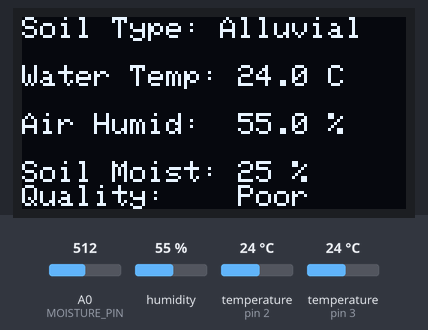
Bench run of a program on a simulated Arduino Uno, built with avr-gcc and run on an emulated ATmega328P. Shown: 128×64 one-colour display. The inputs (shaded band) are chosen by the test bench; at power-on: humidity 55 %, temperature (sensors on pin 2, pin 3) 24 °C, A0 (MOISTURE_PIN) = 512. What the program prints to the serial monitor is not drawn.

Above: at 3.4 s.
3.5 s: humidity set to 22 %
At 6.5 s:
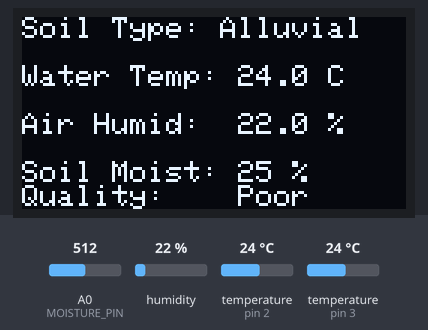
7.2 s: temperature (sensor on pin 2) set to 25.2 °C
At 8.9 s:
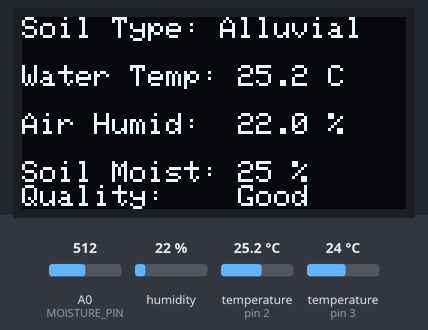
10.9 s: A0 (MOISTURE_PIN) set to 526
At 12.6 s:
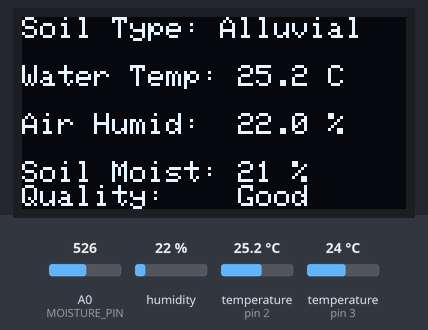
14.6 s: temperature (sensor on pin 2) set to 12 °C
At 17.5 s:
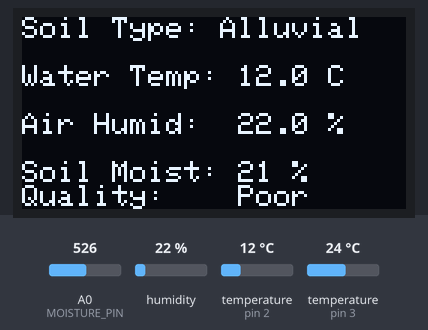
18.4 s: humidity set to 40 %
At 20.0 s:
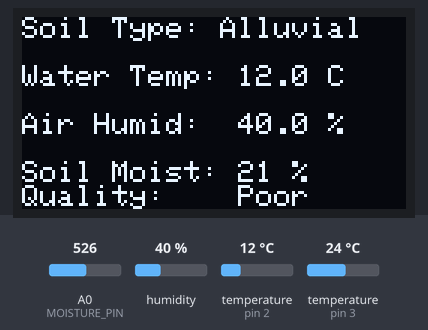
22.1 s: A0 (MOISTURE_PIN) set to 716
At 23.7 s:
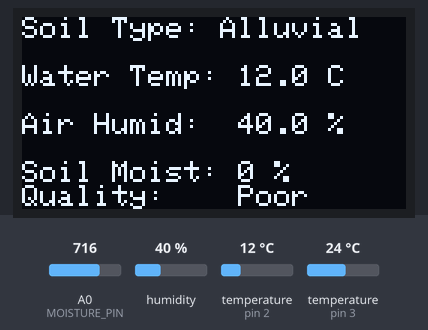
Timing chart, 0 to 25.2 s (numbered marks = the images above; inputs shaded):
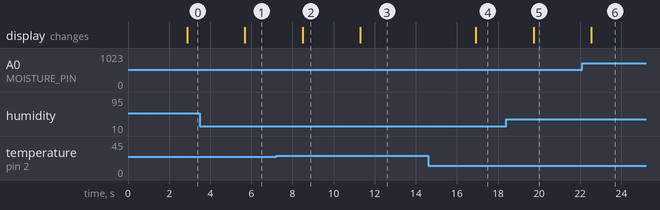

Measured:
- the behaviour switches between 24.5 and 24.6 °C on temperature (sensor on pin 2) (found by bisection; images 1 and 2)
- the behaviour switches between 512 and 513 on A0 (MOISTURE_PIN) (found by bisection; images 2 and 3)
- after the input at 3.5 s, the display: changes after 2.2 s (image 1)
- after the input at 7.2 s, the display: changes after 1.3 s (image 2)
- after the input at 10.9 s, the display: changes after 0.41 s (image 3)
- after the input at 14.6 s, the display: changes after 2.3 s (image 4)
- after the input at 18.4 s, the display: changes after 1.3 s (image 5)
- after the input at 22.1 s, the display: changes after 0.44 s (image 6)

The program:

main.cpp
```cpp
#include <Arduino.h>
#include "sensors.h"
#include <Adafruit_SSD1306.h>
#include <Adafruit_GFX.h>
#include "model.h"
#include "scaler.h"

// -----------------------------------------
// OLED Display Configuration
// -----------------------------------------
#define SCREEN_WIDTH 128 // OLED display width, in pixels
#define SCREEN_HEIGHT 64 // OLED display height, in pixels
#define OLED_RESET    -1 // Reset pin # (or -1 if sharing Arduino reset pin)
#define SCREEN_ADDRESS 0x3C // See datasheet for Address; 0x3D for 128x64, 0x3C for 128x32/128x64
Adafruit_SSD1306 display(SCREEN_WIDTH, SCREEN_HEIGHT, &Wire, OLED_RESET);


int getSoilQuality(int moisture, float temp, float humidity) {
  double input[4] = {0.0, static_cast<double>(moisture), static_cast<double>(temp), static_cast<double>(humidity)};
  double output[2];
  score(input, output);

  double max_val = -1000000.0;
  int predicted_class = -1; // error case
    for (int i = 0; i < 2; i++) {
        if (output[i] > max_val) {
            max_val = output[i];
            predicted_class = i;
        }
    }

  return predicted_class;
}

void setup() {
  Serial.begin(9600);

  // Initialize OLED display
  // SSD1306_SWITCHCAPVCC = generate display voltage from 3.3V internally
  if(!display.begin(SSD1306_SWITCHCAPVCC, SCREEN_ADDRESS)) {
    Serial.println(F("SSD1306 allocation failed"));
    for(;;); // Don't proceed, loop forever
  }

  // Clear the buffer and display a boot message
  display.clearDisplay();
  display.setTextSize(1);
  display.setTextColor(SSD1306_WHITE);
  display.setCursor(10, 25);
  display.print(F("Initializing..."));
  display.display();

  setupSensors();

  delay(2000); // Pause for 2 seconds
}

void loop() {
  display.clearDisplay();

  const float temp = getTemperature();
  const float humidity = getHumidity();
  const int moisturePercent = getMoistureLevel();
  const int soilQuality = getSoilQuality(moisturePercent, temp, humidity);

  // Display Soil Type (placeholder, as we don't have actual soil type detection implemented)
  display.setTextSize(1);
  display.setCursor(0, 0);
  display.print(F("Soil Type: "));
  display.print(F("Alluvial")); // Placeholder soil type

  // Display DS18B20 Temp
  display.setCursor(0, 16);
  display.print(F("Water Temp: "));

  if(temp != DEVICE_DISCONNECTED_C) {
    display.print(temp, 1);
    display.print(F(" C"));
  } else {
    display.print(F("Error"));
  }

  // Display Air Humidity
  display.setCursor(0, 32);
  display.print(F("Air Humid:  "));
  display.print(humidity, 1);
  display.print(F(" %"));

  // Display Soil Moisture
  display.setCursor(0, 48);
  display.print(F("Soil Moist: "));
  display.print(moisturePercent);
  display.print(F(" %"));

  // Display Soil Quality
  display.setCursor(0, 56);
  display.print(F("Quality:    "));
  if (soilQuality == 0) {
    display.print(F("Poor"));
  } else if (soilQuality == 1) {
    display.print(F("Good"));
  } else {
    display.print(F("Unknown"));
  }

  display.display();

  // Print to Serial Monitor for debugging
  Serial.print("Water Temp: "); Serial.print(temp); Serial.print("C | ");
  Serial.print("Humidity: "); Serial.print(humidity); Serial.print("% | ");
  Serial.print("Moisture: "); Serial.print(moisturePercent); Serial.print("% | ");
  Serial.print("Quality: "); Serial.println(soilQuality);

  // Wait 2 seconds between readings (DHT sensors are slow and shouldn't be polled faster than this)
  delay(2000);
}
```

model.cpp
```cpp
#include <string.h>
#include "model.h"


void score(double * input, double * output) {
    double var0[2];
    if (input[2] <= 24.5) {
        { const double tmp[] = {1.0, 0.0}; memcpy(var0, tmp, 2 * sizeof(double)); }
    } else {
        if (input[1] <= 69.5) {
            if (input[1] <= 59.5) {
                if (input[1] <= 50.5) {
                    if (input[1] <= 40.5) {
                        { const double tmp[] = {0.0, 1.0}; memcpy(var0, tmp, 2 * sizeof(double)); }
                    } else {
                        { const double tmp[] = {0.04225352112676056, 0.9577464788732394}; memcpy(var0, tmp, 2 * sizeof(double)); }
                    }
                } else {
                    if (input[0] <= 2.5) {
                        { const double tmp[] = {0.17302052785923755, 0.8269794721407625}; memcpy(var0, tmp, 2 * sizeof(double)); }
                    } else {
                        { const double tmp[] = {0.0, 1.0}; memcpy(var0, tmp, 2 * sizeof(double)); }
                    }
                }
            } else {
                if (input[0] <= 0.5) {
                    if (input[3] <= 57.5) {
                        { const double tmp[] = {0.42424242424242425, 0.5757575757575758}; memcpy(var0, tmp, 2 * sizeof(double)); }
                    } else {
                        { const double tmp[] = {0.7333333333333333, 0.26666666666666666}; memcpy(var0, tmp, 2 * sizeof(double)); }
                    }
                } else {
                    if (input[0] <= 1.5) {
                        { const double tmp[] = {0.2230769230769231, 0.7769230769230769}; memcpy(var0, tmp, 2 * sizeof(double)); }
                    } else {
                        { const double tmp[] = {0.3431372549019608, 0.6568627450980392}; memcpy(var0, tmp, 2 * sizeof(double)); }
                    }
                }
            }
        } else {
            if (input[1] <= 79.5) {
                if (input[0] <= 0.5) {
                    { const double tmp[] = {1.0, 0.0}; memcpy(var0, tmp, 2 * sizeof(double)); }
                } else {
                    if (input[0] <= 1.5) {
                        { const double tmp[] = {0.7052631578947368, 0.29473684210526313}; memcpy(var0, tmp, 2 * sizeof(double)); }
                    } else {
                        { const double tmp[] = {0.8115183246073299, 0.18848167539267016}; memcpy(var0, tmp, 2 * sizeof(double)); }
                    }
                }
            } else {
                if (input[1] <= 80.5) {
                    if (input[0] <= 1.5) {
                        { const double tmp[] = {0.8461538461538461, 0.15384615384615385}; memcpy(var0, tmp, 2 * sizeof(double)); }
                    } else {
                        { const double tmp[] = {1.0, 0.0}; memcpy(var0, tmp, 2 * sizeof(double)); }
                    }
                } else {
                    { const double tmp[] = {1.0, 0.0}; memcpy(var0, tmp, 2 * sizeof(double)); }
                }
            }
        }
    }
    memcpy(output, var0, 2 * sizeof(double));
}
```

model.h
```cpp
//
// Created by Nick Anthony Miras on 3/18/26.
//

#ifndef SOIL_QUALITY_READER_MODEL_H
#define SOIL_QUALITY_READER_MODEL_H

extern void score(double * input, double * output);

#endif //SOIL_QUALITY_READER_MODEL_H
```

scaler.cpp
```cpp
/***************************************************************************/
/* File automatically generated with scikinC (github.com/landerli/scikinC) */
/*                                                                         */
/*                       D O   N O T   E D I T   ! ! !                     */
/*                                                                         */
/*  File generated on 2026-03-18 10:58                                     */
/*  by nickanthonymiras                                                   */
/*  using StandardScalerConverter                        as converter      */
/*                                                                         */
/***************************************************************************/
#include "scaler.h"

extern "C"
FLOAT_T* scaler (FLOAT_T* ret, const FLOAT_T *input)
{
  int c;
  FLOAT_T mean [] = {1.65967339532773872079, 43.44794738035835734991, 28.85041959628033580998, 63.22767067362213566639};
  FLOAT_T scale[] = {0.93831522259273647535, 27.16954197018304029143, 9.65017332765280677620, 22.72803980088702857643};

  for (c = 0; c < 4; ++c)
    ret [c] = (input[c] - mean[c]) / scale[c];

  return ret;
}


extern "C"
FLOAT_T* scaler_inverse (FLOAT_T* ret, const FLOAT_T *input)
{
  int c;
  FLOAT_T mean [] = {1.65967339532773872079, 43.44794738035835734991, 28.85041959628033580998, 63.22767067362213566639};
  FLOAT_T scale[] = {0.93831522259273647535, 27.16954197018304029143, 9.65017332765280677620, 22.72803980088702857643};

  for (c = 0; c < 4; ++c)
    ret [c] = (input[c] * scale[c]) + mean[c];

  return ret;
}
```

scaler.h
```cpp
//
// Created by Nick Anthony Miras on 3/18/26.
//

#ifndef SOIL_QUALITY_READER_SCALER_H
#define SOIL_QUALITY_READER_SCALER_H
#define FLOAT_T float

extern "C" FLOAT_T* scaler(FLOAT_T* ret, const FLOAT_T *input);
extern "C" FLOAT_T* scaler_inverse(FLOAT_T* ret, const FLOAT_T *input);

#endif //SOIL_QUALITY_READER_SCALER_H
```

sensors.cpp
```cpp
//
// Created by Nick Anthony Miras on 3/17/26.
//
#include "sensors.h"


// -----------------------------------------
// DS18B20 Temperature Sensor Configuration
// -----------------------------------------
#define ONE_WIRE_BUS 2
OneWire oneWire(ONE_WIRE_BUS);
DallasTemperature ds18b20(&oneWire);

// -----------------------------------------
// DHT Humidity Sensor Configuration
// -----------------------------------------
#define DHTPIN 3
#define DHTTYPE DHT22 // Change to DHT11 if you are using a DHT11 sensor
DHT dht(DHTPIN, DHTTYPE);

// -----------------------------------------
// Soil Moisture Sensor Configuration
// -----------------------------------------
#define MOISTURE_PIN A0
// Calibration values for moisture sensor (adjust these based on your specific sensor)
const int AirValue = 600;   // Analog value when sensor is completely dry in air
const int WaterValue = 250; // Analog value when sensor is submerged in water


void setupSensors() {
    // Initialize DS18B20
    ds18b20.begin();

    // Initialize DHT
    dht.begin();
}

/* Function: getMoistureLevel; reads soil moisture.
 * Returns: Moisture Value of the soil in percent.
 */
int getMoistureLevel() {
    int moistureAnalog = analogRead(MOISTURE_PIN);
    // Map the analog value to a percentage (0-100%)
    int moisturePercent = map(moistureAnalog, AirValue, WaterValue, 0, 100);
    // Constrain the percentage to stay between 0 and 100
    moisturePercent = constrain(moisturePercent, 0, 100);
    return moisturePercent;
}

float getHumidity() {
    // Read DHT Humidity
    float humidity = dht.readHumidity();
    // Check if any reads failed and exit early (to try again).
    if (isnan(humidity)) {
        Serial.println(F("Failed to read from DHT sensor!"));
        humidity = 0.0; // Fallback value
    }
    return humidity;
}

float getTemperature() {
    // Read DS18B20 Waterproof Temperature
    ds18b20.requestTemperatures();
    float waterTemp = ds18b20.getTempCByIndex(0);
    return waterTemp;
}
```

sensors.h
```cpp
//
// Created by Nick Anthony Miras on 3/17/26.
//

#ifndef SOIL_QUALITY_READER_SENSORS_H
#define SOIL_QUALITY_READER_SENSORS_H

#include <DallasTemperature.h>
#include <Wire.h>
#include <OneWire.h>
#include <DHT.h>

extern void setupSensors();
extern int getMoistureLevel();
extern float getHumidity();
extern float getTemperature();

#endif //SOIL_QUALITY_READER_SENSORS_H
```
